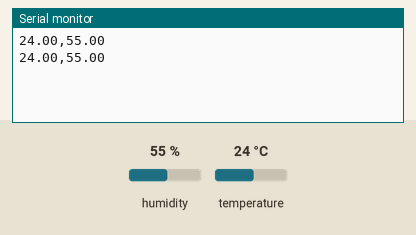
Simulated run of this sketch. Board: Arduino Uno, built with avr-gcc and run on an emulated ATmega328P. Parts: the last lines printed to the serial monitor. The inputs (shaded band) are chosen by the test bench; at power-on: humidity 55 %, temperature 24 °C.

Above: at 2.8 s.
2.9 s: humidity set to 22 %
At 5.1 s:
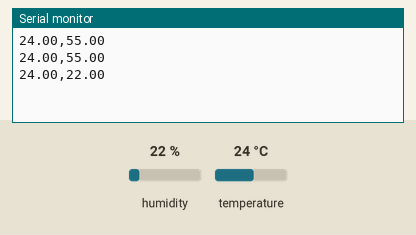
5.6 s: temperature set to 12 °C
At 7.6 s:
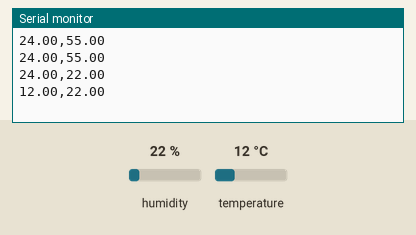
8.3 s: humidity set to 40 %
At 11.2 s:
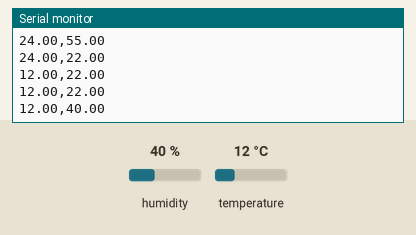
Timing chart, 0 to 12.7 s (numbered marks = the images above; inputs shaded):
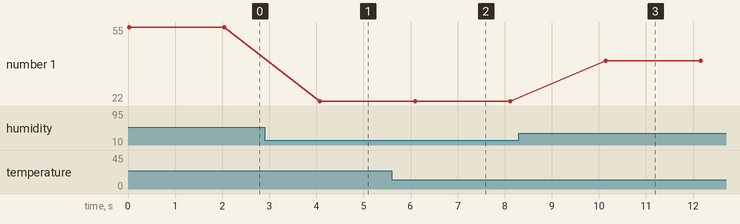

Measured:
- after the input at 2.9 s, the serial monitor: prints a new line after 1.2 s (image 1)
- after the input at 5.6 s, the serial monitor: prints a new line after 0.50 s (image 2)
- after the input at 8.3 s, the serial monitor: prints a new line after 1.8 s (image 3)
- plotted number 1: 55 → 22 after the input at 2.9 s, 22 → 40 after the input at 8.3 s

The sketch:

temp_humidity.ino
```cpp
/*
  Project 2: Temperature & Humidity Monitor
  Sensor: DHT11 or DHT22
  Library required: "DHT sensor library" by Adafruit (Install via Library Manager)
  Sends CSV over Serial: temperature,humidity
*/

#include <DHT.h>

#define DHTPIN 2       // DHT data pin
#define DHTTYPE DHT11  // change to DHT22 if using that sensor

DHT dht(DHTPIN, DHTTYPE);

void setup() {
  Serial.begin(9600);
  dht.begin();
}

void loop() {
  float humidity = dht.readHumidity();
  float tempC = dht.readTemperature();

  if (isnan(humidity) || isnan(tempC)) {
    Serial.println("ERR,ERR");
  } else {
    Serial.print(tempC);
    Serial.print(",");
    Serial.println(humidity);
  }

  delay(2000); // DHT11 needs at least 1s between reads
}
```
